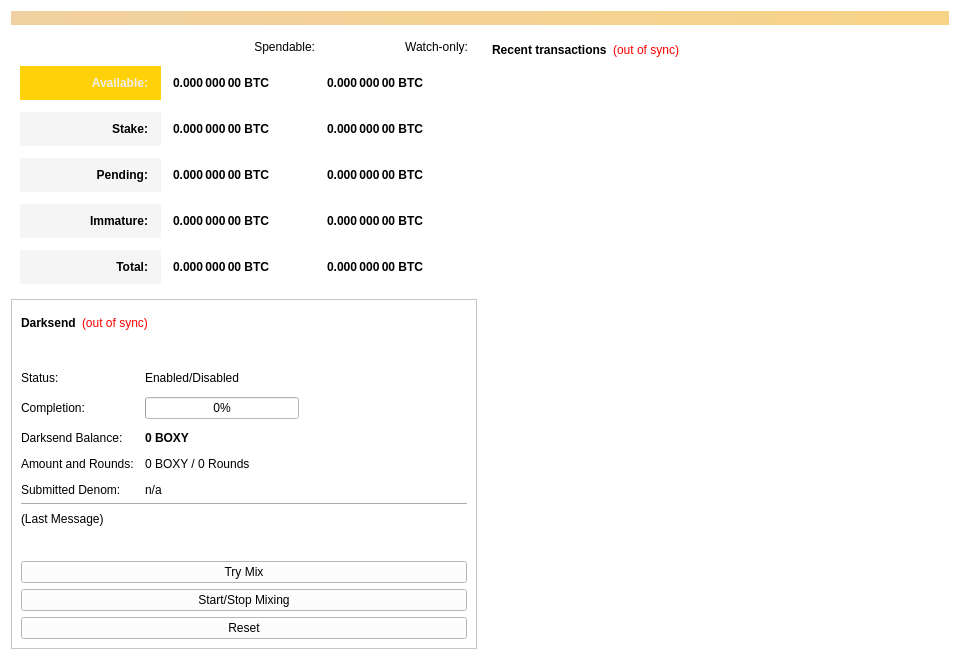
<?xml version="1.0" encoding="UTF-8"?>
<ui version="4.0">
 <class>OverviewPage</class>
 <widget class="QWidget" name="OverviewPage">
  <property name="geometry">
   <rect>
    <x>0</x>
    <y>0</y>
    <width>960</width>
    <height>594</height>
   </rect>
  </property>
  <property name="minimumSize">
   <size>
    <width>960</width>
    <height>0</height>
   </size>
  </property>
  <property name="windowTitle">
   <string>Form</string>
  </property>
  <property name="styleSheet">
   <string notr="true">background-color: rgb(255, 255, 255);</string>
  </property>
  <layout class="QVBoxLayout" name="topLayout">
   <item>
    <widget class="QLabel" name="labelAlerts">
     <property name="visible">
      <bool>false</bool>
     </property>
     <property name="styleSheet">
      <string notr="true">background-color: qlineargradient(x1: 0, y1: 0, x2: 1, y2: 0, stop:0 #F0D0A0, stop:1 #F8D488); color:#000000;</string>
     </property>
     <property name="wordWrap">
      <bool>true</bool>
     </property>
     <property name="margin">
      <number>3</number>
     </property>
    </widget>
   </item>
   <item>
    <layout class="QHBoxLayout" name="horizontalLayout" stretch="1,1">
     <item>
      <layout class="QVBoxLayout" name="verticalLayout_2">
       <item>
        <widget class="QFrame" name="frame">
         <property name="styleSheet">
          <string notr="true">border:0</string>
         </property>
         <property name="frameShape">
          <enum>QFrame::StyledPanel</enum>
         </property>
         <property name="frameShadow">
          <enum>QFrame::Raised</enum>
         </property>
         <layout class="QVBoxLayout" name="verticalLayout_4">
          <item>
           <layout class="QGridLayout" name="gridLayout">
            <property name="spacing">
             <number>12</number>
            </property>
            <item row="5" column="0">
             <widget class="QLabel" name="labelTotalText">
              <property name="styleSheet">
               <string notr="true">background-color: rgb(245, 245, 245);
color: rgb(0, 0, 0);
 font-weight: 900;
padding: 10px;</string>
              </property>
              <property name="text">
               <string>Total:</string>
              </property>
              <property name="alignment">
               <set>Qt::AlignRight|Qt::AlignTrailing|Qt::AlignVCenter</set>
              </property>
             </widget>
            </item>
            <item row="1" column="2">
             <widget class="QLabel" name="labelWatchAvailable">
              <property name="font">
               <font>
                <weight>75</weight>
                <bold>true</bold>
               </font>
              </property>
              <property name="cursor">
               <cursorShape>IBeamCursor</cursorShape>
              </property>
              <property name="toolTip">
               <string>Your current balance in watch-only addresses</string>
              </property>
              <property name="text">
               <string notr="true">0.000 000 00 BTC</string>
              </property>
              <property name="alignment">
               <set>Qt::AlignLeading|Qt::AlignLeft|Qt::AlignVCenter</set>
              </property>
              <property name="textInteractionFlags">
               <set>Qt::LinksAccessibleByMouse|Qt::TextSelectableByKeyboard|Qt::TextSelectableByMouse</set>
              </property>
             </widget>
            </item>
            <item row="3" column="0">
             <widget class="QLabel" name="labelPendingText">
              <property name="styleSheet">
               <string notr="true">background-color: rgb(245, 245, 245);
color: rgb(0, 0, 0);
 font-weight: 900;
padding: 10px;</string>
              </property>
              <property name="text">
               <string>Pending:</string>
              </property>
              <property name="alignment">
               <set>Qt::AlignRight|Qt::AlignTrailing|Qt::AlignVCenter</set>
              </property>
             </widget>
            </item>
            <item row="4" column="2">
             <widget class="QLabel" name="labelWatchImmature">
              <property name="font">
               <font>
                <weight>75</weight>
                <bold>true</bold>
               </font>
              </property>
              <property name="cursor">
               <cursorShape>IBeamCursor</cursorShape>
              </property>
              <property name="toolTip">
               <string>Mined balance in watch-only addresses that has not yet matured</string>
              </property>
              <property name="text">
               <string notr="true">0.000 000 00 BTC</string>
              </property>
              <property name="alignment">
               <set>Qt::AlignLeading|Qt::AlignLeft|Qt::AlignVCenter</set>
              </property>
              <property name="textInteractionFlags">
               <set>Qt::LinksAccessibleByMouse|Qt::TextSelectableByKeyboard|Qt::TextSelectableByMouse</set>
              </property>
             </widget>
            </item>
            <item row="3" column="2">
             <widget class="QLabel" name="labelWatchPending">
              <property name="font">
               <font>
                <weight>75</weight>
                <bold>true</bold>
               </font>
              </property>
              <property name="cursor">
               <cursorShape>IBeamCursor</cursorShape>
              </property>
              <property name="toolTip">
               <string>Unconfirmed transactions to watch-only addresses</string>
              </property>
              <property name="text">
               <string notr="true">0.000 000 00 BTC</string>
              </property>
              <property name="alignment">
               <set>Qt::AlignLeading|Qt::AlignLeft|Qt::AlignVCenter</set>
              </property>
              <property name="textInteractionFlags">
               <set>Qt::LinksAccessibleByMouse|Qt::TextSelectableByKeyboard|Qt::TextSelectableByMouse</set>
              </property>
             </widget>
            </item>
            <item row="3" column="1">
             <widget class="QLabel" name="labelUnconfirmed">
              <property name="font">
               <font>
                <weight>75</weight>
                <bold>true</bold>
               </font>
              </property>
              <property name="cursor">
               <cursorShape>IBeamCursor</cursorShape>
              </property>
              <property name="toolTip">
               <string>Total of transactions that have yet to be confirmed, and do not yet count toward the spendable balance</string>
              </property>
              <property name="text">
               <string notr="true">0.000 000 00 BTC</string>
              </property>
              <property name="alignment">
               <set>Qt::AlignLeading|Qt::AlignLeft|Qt::AlignVCenter</set>
              </property>
              <property name="textInteractionFlags">
               <set>Qt::LinksAccessibleByMouse|Qt::TextSelectableByKeyboard|Qt::TextSelectableByMouse</set>
              </property>
             </widget>
            </item>
            <item row="4" column="0">
             <widget class="QLabel" name="labelImmatureText">
              <property name="styleSheet">
               <string notr="true">background-color: rgb(245, 245, 245);
color: rgb(0, 0, 0);
 font-weight: 900;
padding: 10px;</string>
              </property>
              <property name="text">
               <string>Immature:</string>
              </property>
              <property name="alignment">
               <set>Qt::AlignRight|Qt::AlignTrailing|Qt::AlignVCenter</set>
              </property>
             </widget>
            </item>
            <item row="2" column="2">
             <widget class="QLabel" name="labelWatchStake">
              <property name="font">
               <font>
                <weight>75</weight>
                <bold>true</bold>
               </font>
              </property>
              <property name="cursor">
               <cursorShape>IBeamCursor</cursorShape>
              </property>
              <property name="toolTip">
               <string>Total of coins that was staked in watch-only addresses, and do not yet count toward the current watch-only balance</string>
              </property>
              <property name="text">
               <string notr="true">0.000 000 00 BTC</string>
              </property>
              <property name="alignment">
               <set>Qt::AlignLeading|Qt::AlignLeft|Qt::AlignVCenter</set>
              </property>
              <property name="textInteractionFlags">
               <set>Qt::LinksAccessibleByMouse|Qt::TextSelectableByKeyboard|Qt::TextSelectableByMouse</set>
              </property>
             </widget>
            </item>
            <item row="2" column="1">
             <widget class="QLabel" name="labelStake">
              <property name="font">
               <font>
                <weight>75</weight>
                <bold>true</bold>
               </font>
              </property>
              <property name="cursor">
               <cursorShape>IBeamCursor</cursorShape>
              </property>
              <property name="toolTip">
               <string>Total of coins that was staked, and do not yet count toward the current balance</string>
              </property>
              <property name="text">
               <string notr="true">0.000 000 00 BTC</string>
              </property>
              <property name="alignment">
               <set>Qt::AlignLeading|Qt::AlignLeft|Qt::AlignVCenter</set>
              </property>
              <property name="textInteractionFlags">
               <set>Qt::LinksAccessibleByMouse|Qt::TextSelectableByKeyboard|Qt::TextSelectableByMouse</set>
              </property>
             </widget>
            </item>
            <item row="5" column="1">
             <widget class="QLabel" name="labelTotal">
              <property name="font">
               <font>
                <weight>75</weight>
                <bold>true</bold>
               </font>
              </property>
              <property name="cursor">
               <cursorShape>IBeamCursor</cursorShape>
              </property>
              <property name="toolTip">
               <string>Your current total balance</string>
              </property>
              <property name="text">
               <string notr="true">0.000 000 00 BTC</string>
              </property>
              <property name="alignment">
               <set>Qt::AlignLeading|Qt::AlignLeft|Qt::AlignVCenter</set>
              </property>
              <property name="textInteractionFlags">
               <set>Qt::LinksAccessibleByMouse|Qt::TextSelectableByKeyboard|Qt::TextSelectableByMouse</set>
              </property>
             </widget>
            </item>
            <item row="4" column="1">
             <widget class="QLabel" name="labelImmature">
              <property name="font">
               <font>
                <weight>75</weight>
                <bold>true</bold>
               </font>
              </property>
              <property name="cursor">
               <cursorShape>IBeamCursor</cursorShape>
              </property>
              <property name="toolTip">
               <string>Mined balance that has not yet matured</string>
              </property>
              <property name="text">
               <string notr="true">0.000 000 00 BTC</string>
              </property>
              <property name="alignment">
               <set>Qt::AlignLeading|Qt::AlignLeft|Qt::AlignVCenter</set>
              </property>
              <property name="textInteractionFlags">
               <set>Qt::LinksAccessibleByMouse|Qt::TextSelectableByKeyboard|Qt::TextSelectableByMouse</set>
              </property>
             </widget>
            </item>
            <item row="0" column="1">
             <widget class="QLabel" name="labelSpendable">
              <property name="text">
               <string>Spendable:</string>
              </property>
              <property name="alignment">
               <set>Qt::AlignRight|Qt::AlignTrailing|Qt::AlignVCenter</set>
              </property>
             </widget>
            </item>
            <item row="1" column="1">
             <widget class="QLabel" name="labelBalance">
              <property name="font">
               <font>
                <weight>75</weight>
                <bold>true</bold>
               </font>
              </property>
              <property name="cursor">
               <cursorShape>IBeamCursor</cursorShape>
              </property>
              <property name="toolTip">
               <string>Your current spendable balance</string>
              </property>
              <property name="text">
               <string notr="true">0.000 000 00 BTC</string>
              </property>
              <property name="alignment">
               <set>Qt::AlignLeading|Qt::AlignLeft|Qt::AlignVCenter</set>
              </property>
              <property name="textInteractionFlags">
               <set>Qt::LinksAccessibleByMouse|Qt::TextSelectableByKeyboard|Qt::TextSelectableByMouse</set>
              </property>
             </widget>
            </item>
            <item row="2" column="0">
             <widget class="QLabel" name="label_10">
              <property name="styleSheet">
               <string notr="true">background-color: rgb(245, 245, 245);
color: rgb(0, 0, 0);
 font-weight: 900;
padding: 10px;</string>
              </property>
              <property name="text">
               <string>Stake:</string>
              </property>
              <property name="alignment">
               <set>Qt::AlignRight|Qt::AlignTrailing|Qt::AlignVCenter</set>
              </property>
             </widget>
            </item>
            <item row="5" column="2">
             <widget class="QLabel" name="labelWatchTotal">
              <property name="font">
               <font>
                <weight>75</weight>
                <bold>true</bold>
               </font>
              </property>
              <property name="cursor">
               <cursorShape>IBeamCursor</cursorShape>
              </property>
              <property name="toolTip">
               <string>Current total balance in watch-only addresses</string>
              </property>
              <property name="text">
               <string notr="true">0.000 000 00 BTC</string>
              </property>
              <property name="alignment">
               <set>Qt::AlignLeading|Qt::AlignLeft|Qt::AlignVCenter</set>
              </property>
              <property name="textInteractionFlags">
               <set>Qt::LinksAccessibleByMouse|Qt::TextSelectableByKeyboard|Qt::TextSelectableByMouse</set>
              </property>
             </widget>
            </item>
            <item row="0" column="2">
             <widget class="QLabel" name="labelWatchonly">
              <property name="text">
               <string>Watch-only:</string>
              </property>
              <property name="alignment">
               <set>Qt::AlignRight|Qt::AlignTrailing|Qt::AlignVCenter</set>
              </property>
             </widget>
            </item>
            <item row="1" column="0">
             <widget class="QLabel" name="labelBalanceText">
              <property name="layoutDirection">
               <enum>Qt::LeftToRight</enum>
              </property>
              <property name="autoFillBackground">
               <bool>false</bool>
              </property>
              <property name="styleSheet">
               <string notr="true">background-color: rgb(254, 209, 8);
color: rgb(238, 238, 236);
 font-weight: 900;
padding: 10px;
</string>
              </property>
              <property name="text">
               <string>Available:</string>
              </property>
              <property name="alignment">
               <set>Qt::AlignRight|Qt::AlignTrailing|Qt::AlignVCenter</set>
              </property>
              <property name="margin">
               <number>0</number>
              </property>
              <property name="indent">
               <number>-1</number>
              </property>
             </widget>
            </item>
           </layout>
          </item>
         </layout>
        </widget>
       </item>
       <item>
        <widget class="QFrame" name="frameDarksend">
         <property name="sizePolicy">
          <sizepolicy hsizetype="Expanding" vsizetype="Expanding">
           <horstretch>0</horstretch>
           <verstretch>0</verstretch>
          </sizepolicy>
         </property>
         <property name="minimumSize">
          <size>
           <width>0</width>
           <height>350</height>
          </size>
         </property>
         <property name="visible">
          <bool>false</bool>
         </property>
         <property name="layoutDirection">
          <enum>Qt::LeftToRight</enum>
         </property>
         <property name="frameShape">
          <enum>QFrame::StyledPanel</enum>
         </property>
         <property name="frameShadow">
          <enum>QFrame::Raised</enum>
         </property>
         <layout class="QVBoxLayout" name="verticalLayout_5">
          <item>
           <layout class="QHBoxLayout" name="horizontalLayout_5">
            <item>
             <widget class="QLabel" name="label_2">
              <property name="font">
               <font>
                <weight>75</weight>
                <bold>true</bold>
               </font>
              </property>
              <property name="text">
               <string>Darksend</string>
              </property>
             </widget>
            </item>
            <item>
             <widget class="QLabel" name="labelDarksendSyncStatus">
              <property name="toolTip">
               <string>The displayed information may be out of date. Your wallet automatically synchronizes with the EthCash network after a connection is established, but this process has not completed yet.</string>
              </property>
              <property name="styleSheet">
               <string notr="true">QLabel { color: red; }</string>
              </property>
              <property name="text">
               <string notr="true">(out of sync)</string>
              </property>
              <property name="alignment">
               <set>Qt::AlignLeading|Qt::AlignLeft|Qt::AlignVCenter</set>
              </property>
             </widget>
            </item>
            <item>
             <spacer name="horizontalSpacer_4">
              <property name="orientation">
               <enum>Qt::Horizontal</enum>
              </property>
              <property name="sizeHint" stdset="0">
               <size>
                <width>40</width>
                <height>20</height>
               </size>
              </property>
             </spacer>
            </item>
           </layout>
          </item>
          <item>
           <widget class="QPushButton" name="runAutoDenom">
            <property name="palette">
             <palette>
              <active>
               <colorrole role="WindowText">
                <brush brushstyle="SolidPattern">
                 <color alpha="255">
                  <red>0</red>
                  <green>0</green>
                  <blue>0</blue>
                 </color>
                </brush>
               </colorrole>
               <colorrole role="Button">
                <brush brushstyle="SolidPattern">
                 <color alpha="255">
                  <red>255</red>
                  <green>255</green>
                  <blue>255</blue>
                 </color>
                </brush>
               </colorrole>
               <colorrole role="Light">
                <brush brushstyle="SolidPattern">
                 <color alpha="255">
                  <red>255</red>
                  <green>255</green>
                  <blue>255</blue>
                 </color>
                </brush>
               </colorrole>
               <colorrole role="Midlight">
                <brush brushstyle="SolidPattern">
                 <color alpha="255">
                  <red>247</red>
                  <green>246</green>
                  <blue>246</blue>
                 </color>
                </brush>
               </colorrole>
               <colorrole role="Dark">
                <brush brushstyle="SolidPattern">
                 <color alpha="255">
                  <red>119</red>
                  <green>119</green>
                  <blue>119</blue>
                 </color>
                </brush>
               </colorrole>
               <colorrole role="Mid">
                <brush brushstyle="SolidPattern">
                 <color alpha="255">
                  <red>159</red>
                  <green>159</green>
                  <blue>159</blue>
                 </color>
                </brush>
               </colorrole>
               <colorrole role="Text">
                <brush brushstyle="SolidPattern">
                 <color alpha="255">
                  <red>0</red>
                  <green>0</green>
                  <blue>0</blue>
                 </color>
                </brush>
               </colorrole>
               <colorrole role="BrightText">
                <brush brushstyle="SolidPattern">
                 <color alpha="255">
                  <red>255</red>
                  <green>255</green>
                  <blue>255</blue>
                 </color>
                </brush>
               </colorrole>
               <colorrole role="ButtonText">
                <brush brushstyle="SolidPattern">
                 <color alpha="255">
                  <red>0</red>
                  <green>0</green>
                  <blue>0</blue>
                 </color>
                </brush>
               </colorrole>
               <colorrole role="Base">
                <brush brushstyle="SolidPattern">
                 <color alpha="255">
                  <red>255</red>
                  <green>255</green>
                  <blue>255</blue>
                 </color>
                </brush>
               </colorrole>
               <colorrole role="Window">
                <brush brushstyle="SolidPattern">
                 <color alpha="255">
                  <red>255</red>
                  <green>255</green>
                  <blue>255</blue>
                 </color>
                </brush>
               </colorrole>
               <colorrole role="Shadow">
                <brush brushstyle="SolidPattern">
                 <color alpha="255">
                  <red>0</red>
                  <green>0</green>
                  <blue>0</blue>
                 </color>
                </brush>
               </colorrole>
               <colorrole role="AlternateBase">
                <brush brushstyle="SolidPattern">
                 <color alpha="255">
                  <red>247</red>
                  <green>246</green>
                  <blue>246</blue>
                 </color>
                </brush>
               </colorrole>
               <colorrole role="ToolTipBase">
                <brush brushstyle="SolidPattern">
                 <color alpha="255">
                  <red>255</red>
                  <green>255</green>
                  <blue>220</blue>
                 </color>
                </brush>
               </colorrole>
               <colorrole role="ToolTipText">
                <brush brushstyle="SolidPattern">
                 <color alpha="255">
                  <red>0</red>
                  <green>0</green>
                  <blue>0</blue>
                 </color>
                </brush>
               </colorrole>
              </active>
              <inactive>
               <colorrole role="WindowText">
                <brush brushstyle="SolidPattern">
                 <color alpha="255">
                  <red>0</red>
                  <green>0</green>
                  <blue>0</blue>
                 </color>
                </brush>
               </colorrole>
               <colorrole role="Button">
                <brush brushstyle="SolidPattern">
                 <color alpha="255">
                  <red>255</red>
                  <green>255</green>
                  <blue>255</blue>
                 </color>
                </brush>
               </colorrole>
               <colorrole role="Light">
                <brush brushstyle="SolidPattern">
                 <color alpha="255">
                  <red>255</red>
                  <green>255</green>
                  <blue>255</blue>
                 </color>
                </brush>
               </colorrole>
               <colorrole role="Midlight">
                <brush brushstyle="SolidPattern">
                 <color alpha="255">
                  <red>247</red>
                  <green>246</green>
                  <blue>246</blue>
                 </color>
                </brush>
               </colorrole>
               <colorrole role="Dark">
                <brush brushstyle="SolidPattern">
                 <color alpha="255">
                  <red>119</red>
                  <green>119</green>
                  <blue>119</blue>
                 </color>
                </brush>
               </colorrole>
               <colorrole role="Mid">
                <brush brushstyle="SolidPattern">
                 <color alpha="255">
                  <red>159</red>
                  <green>159</green>
                  <blue>159</blue>
                 </color>
                </brush>
               </colorrole>
               <colorrole role="Text">
                <brush brushstyle="SolidPattern">
                 <color alpha="255">
                  <red>0</red>
                  <green>0</green>
                  <blue>0</blue>
                 </color>
                </brush>
               </colorrole>
               <colorrole role="BrightText">
                <brush brushstyle="SolidPattern">
                 <color alpha="255">
                  <red>255</red>
                  <green>255</green>
                  <blue>255</blue>
                 </color>
                </brush>
               </colorrole>
               <colorrole role="ButtonText">
                <brush brushstyle="SolidPattern">
                 <color alpha="255">
                  <red>0</red>
                  <green>0</green>
                  <blue>0</blue>
                 </color>
                </brush>
               </colorrole>
               <colorrole role="Base">
                <brush brushstyle="SolidPattern">
                 <color alpha="255">
                  <red>255</red>
                  <green>255</green>
                  <blue>255</blue>
                 </color>
                </brush>
               </colorrole>
               <colorrole role="Window">
                <brush brushstyle="SolidPattern">
                 <color alpha="255">
                  <red>255</red>
                  <green>255</green>
                  <blue>255</blue>
                 </color>
                </brush>
               </colorrole>
               <colorrole role="Shadow">
                <brush brushstyle="SolidPattern">
                 <color alpha="255">
                  <red>0</red>
                  <green>0</green>
                  <blue>0</blue>
                 </color>
                </brush>
               </colorrole>
               <colorrole role="AlternateBase">
                <brush brushstyle="SolidPattern">
                 <color alpha="255">
                  <red>247</red>
                  <green>246</green>
                  <blue>246</blue>
                 </color>
                </brush>
               </colorrole>
               <colorrole role="ToolTipBase">
                <brush brushstyle="SolidPattern">
                 <color alpha="255">
                  <red>255</red>
                  <green>255</green>
                  <blue>220</blue>
                 </color>
                </brush>
               </colorrole>
               <colorrole role="ToolTipText">
                <brush brushstyle="SolidPattern">
                 <color alpha="255">
                  <red>0</red>
                  <green>0</green>
                  <blue>0</blue>
                 </color>
                </brush>
               </colorrole>
              </inactive>
              <disabled>
               <colorrole role="WindowText">
                <brush brushstyle="SolidPattern">
                 <color alpha="255">
                  <red>119</red>
                  <green>119</green>
                  <blue>119</blue>
                 </color>
                </brush>
               </colorrole>
               <colorrole role="Button">
                <brush brushstyle="SolidPattern">
                 <color alpha="255">
                  <red>255</red>
                  <green>255</green>
                  <blue>255</blue>
                 </color>
                </brush>
               </colorrole>
               <colorrole role="Light">
                <brush brushstyle="SolidPattern">
                 <color alpha="255">
                  <red>255</red>
                  <green>255</green>
                  <blue>255</blue>
                 </color>
                </brush>
               </colorrole>
               <colorrole role="Midlight">
                <brush brushstyle="SolidPattern">
                 <color alpha="255">
                  <red>247</red>
                  <green>246</green>
                  <blue>246</blue>
                 </color>
                </brush>
               </colorrole>
               <colorrole role="Dark">
                <brush brushstyle="SolidPattern">
                 <color alpha="255">
                  <red>119</red>
                  <green>119</green>
                  <blue>119</blue>
                 </color>
                </brush>
               </colorrole>
               <colorrole role="Mid">
                <brush brushstyle="SolidPattern">
                 <color alpha="255">
                  <red>159</red>
                  <green>159</green>
                  <blue>159</blue>
                 </color>
                </brush>
               </colorrole>
               <colorrole role="Text">
                <brush brushstyle="SolidPattern">
                 <color alpha="255">
                  <red>119</red>
                  <green>119</green>
                  <blue>119</blue>
                 </color>
                </brush>
               </colorrole>
               <colorrole role="BrightText">
                <brush brushstyle="SolidPattern">
                 <color alpha="255">
                  <red>255</red>
                  <green>255</green>
                  <blue>255</blue>
                 </color>
                </brush>
               </colorrole>
               <colorrole role="ButtonText">
                <brush brushstyle="SolidPattern">
                 <color alpha="255">
                  <red>119</red>
                  <green>119</green>
                  <blue>119</blue>
                 </color>
                </brush>
               </colorrole>
               <colorrole role="Base">
                <brush brushstyle="SolidPattern">
                 <color alpha="255">
                  <red>255</red>
                  <green>255</green>
                  <blue>255</blue>
                 </color>
                </brush>
               </colorrole>
               <colorrole role="Window">
                <brush brushstyle="SolidPattern">
                 <color alpha="255">
                  <red>255</red>
                  <green>255</green>
                  <blue>255</blue>
                 </color>
                </brush>
               </colorrole>
               <colorrole role="Shadow">
                <brush brushstyle="SolidPattern">
                 <color alpha="255">
                  <red>0</red>
                  <green>0</green>
                  <blue>0</blue>
                 </color>
                </brush>
               </colorrole>
               <colorrole role="AlternateBase">
                <brush brushstyle="SolidPattern">
                 <color alpha="255">
                  <red>239</red>
                  <green>238</green>
                  <blue>238</blue>
                 </color>
                </brush>
               </colorrole>
               <colorrole role="ToolTipBase">
                <brush brushstyle="SolidPattern">
                 <color alpha="255">
                  <red>255</red>
                  <green>255</green>
                  <blue>220</blue>
                 </color>
                </brush>
               </colorrole>
               <colorrole role="ToolTipText">
                <brush brushstyle="SolidPattern">
                 <color alpha="255">
                  <red>0</red>
                  <green>0</green>
                  <blue>0</blue>
                 </color>
                </brush>
               </colorrole>
              </disabled>
             </palette>
            </property>
            <property name="focusPolicy">
             <enum>Qt::NoFocus</enum>
            </property>
            <property name="autoFillBackground">
             <bool>false</bool>
            </property>
            <property name="text">
             <string/>
            </property>
            <property name="flat">
             <bool>true</bool>
            </property>
           </widget>
          </item>
          <item>
           <layout class="QFormLayout" name="formLayout">
            <property name="fieldGrowthPolicy">
             <enum>QFormLayout::AllNonFixedFieldsGrow</enum>
            </property>
            <property name="horizontalSpacing">
             <number>11</number>
            </property>
            <property name="verticalSpacing">
             <number>12</number>
            </property>
            <item row="0" column="0">
             <widget class="QLabel" name="label_6">
              <property name="text">
               <string>Status:</string>
              </property>
             </widget>
            </item>
            <item row="1" column="0">
             <widget class="QLabel" name="label_7">
              <property name="text">
               <string>Completion:</string>
              </property>
             </widget>
            </item>
            <item row="1" column="1">
             <widget class="QProgressBar" name="darksendProgress">
              <property name="maximumSize">
               <size>
                <width>154</width>
                <height>16777215</height>
               </size>
              </property>
              <property name="value">
               <number>0</number>
              </property>
             </widget>
            </item>
            <item row="3" column="0">
             <widget class="QLabel" name="labelAnonymizedText">
              <property name="text">
               <string>Darksend Balance:</string>
              </property>
             </widget>
            </item>
            <item row="3" column="1">
             <widget class="QLabel" name="labelAnonymized">
              <property name="font">
               <font>
                <weight>75</weight>
                <bold>true</bold>
               </font>
              </property>
              <property name="text">
               <string notr="true">0 BOXY</string>
              </property>
             </widget>
            </item>
            <item row="4" column="0">
             <widget class="QLabel" name="label_8">
              <property name="text">
               <string>Amount and Rounds:</string>
              </property>
             </widget>
            </item>
            <item row="4" column="1">
             <widget class="QLabel" name="labelAmountRounds">
              <property name="text">
               <string>0 BOXY / 0 Rounds</string>
              </property>
             </widget>
            </item>
            <item row="5" column="0">
             <widget class="QLabel" name="label_9">
              <property name="text">
               <string>Submitted Denom:</string>
              </property>
             </widget>
            </item>
            <item row="5" column="1">
             <widget class="QLabel" name="labelSubmittedDenom">
              <property name="toolTip">
               <string>The denominations you submitted to the Masternode.&lt;br&gt;To mix, other users must submit the exact same denominations.</string>
              </property>
              <property name="text">
               <string>n/a</string>
              </property>
             </widget>
            </item>
            <item row="0" column="1">
             <widget class="QLabel" name="darksendEnabled">
              <property name="text">
               <string>Enabled/Disabled</string>
              </property>
             </widget>
            </item>
           </layout>
          </item>
          <item>
           <widget class="Line" name="lineLastMessage">
            <property name="orientation">
             <enum>Qt::Horizontal</enum>
            </property>
           </widget>
          </item>
          <item>
           <widget class="QLabel" name="darksendStatus">
            <property name="minimumSize">
             <size>
              <width>288</width>
              <height>43</height>
             </size>
            </property>
            <property name="text">
             <string>(Last Message)</string>
            </property>
            <property name="alignment">
             <set>Qt::AlignLeading|Qt::AlignLeft|Qt::AlignTop</set>
            </property>
            <property name="wordWrap">
             <bool>true</bool>
            </property>
           </widget>
          </item>
          <item>
           <widget class="QPushButton" name="darksendAuto">
            <property name="sizePolicy">
             <sizepolicy hsizetype="MinimumExpanding" vsizetype="Fixed">
              <horstretch>0</horstretch>
              <verstretch>0</verstretch>
             </sizepolicy>
            </property>
            <property name="toolTip">
             <string>Try to manually submit a Darksend request.</string>
            </property>
            <property name="text">
             <string>Try Mix</string>
            </property>
           </widget>
          </item>
          <item>
           <widget class="QPushButton" name="toggleDarksend">
            <property name="sizePolicy">
             <sizepolicy hsizetype="MinimumExpanding" vsizetype="Fixed">
              <horstretch>0</horstretch>
              <verstretch>0</verstretch>
             </sizepolicy>
            </property>
            <property name="text">
             <string>Start/Stop Mixing</string>
            </property>
           </widget>
          </item>
          <item>
           <widget class="QPushButton" name="darksendReset">
            <property name="sizePolicy">
             <sizepolicy hsizetype="MinimumExpanding" vsizetype="Fixed">
              <horstretch>0</horstretch>
              <verstretch>0</verstretch>
             </sizepolicy>
            </property>
            <property name="toolTip">
             <string>Reset the current status of Darksend (can interrupt Darksend if it's in the process of Mixing, which can cost you money!)</string>
            </property>
            <property name="autoFillBackground">
             <bool>false</bool>
            </property>
            <property name="text">
             <string>Reset</string>
            </property>
           </widget>
          </item>
         </layout>
        </widget>
       </item>
       <item>
        <spacer name="verticalSpacer">
         <property name="orientation">
          <enum>Qt::Vertical</enum>
         </property>
         <property name="sizeHint" stdset="0">
          <size>
           <width>20</width>
           <height>40</height>
          </size>
         </property>
        </spacer>
       </item>
      </layout>
     </item>
     <item>
      <layout class="QVBoxLayout" name="verticalLayout_3">
       <item>
        <widget class="QFrame" name="frame_2">
         <property name="styleSheet">
          <string notr="true">border:0</string>
         </property>
         <property name="frameShape">
          <enum>QFrame::StyledPanel</enum>
         </property>
         <property name="frameShadow">
          <enum>QFrame::Raised</enum>
         </property>
         <layout class="QVBoxLayout" name="verticalLayout">
          <item>
           <layout class="QHBoxLayout" name="horizontalLayout_2">
            <item>
             <widget class="QLabel" name="label_4">
              <property name="font">
               <font>
                <weight>99</weight>
                <bold>true</bold>
               </font>
              </property>
              <property name="styleSheet">
               <string notr="true">color: rgb(0, 0, 0);
 font-weight: 900;</string>
              </property>
              <property name="text">
               <string>Recent transactions</string>
              </property>
             </widget>
            </item>
            <item>
             <widget class="QLabel" name="labelTransactionsStatus">
              <property name="cursor">
               <cursorShape>WhatsThisCursor</cursorShape>
              </property>
              <property name="toolTip">
               <string>The displayed information may be out of date. Your wallet automatically synchronizes with the EthCash network after a connection is established, but this process has not completed yet.</string>
              </property>
              <property name="styleSheet">
               <string notr="true">QLabel { color: red; }</string>
              </property>
              <property name="text">
               <string notr="true">(out of sync)</string>
              </property>
              <property name="alignment">
               <set>Qt::AlignRight|Qt::AlignTrailing|Qt::AlignVCenter</set>
              </property>
             </widget>
            </item>
            <item>
             <spacer name="horizontalSpacer">
              <property name="orientation">
               <enum>Qt::Horizontal</enum>
              </property>
              <property name="sizeHint" stdset="0">
               <size>
                <width>40</width>
                <height>20</height>
               </size>
              </property>
             </spacer>
            </item>
           </layout>
          </item>
          <item>
           <widget class="QListView" name="listTransactions">
            <property name="styleSheet">
             <string notr="true">QListView { background: transparent; }</string>
            </property>
            <property name="frameShape">
             <enum>QFrame::NoFrame</enum>
            </property>
            <property name="verticalScrollBarPolicy">
             <enum>Qt::ScrollBarAlwaysOff</enum>
            </property>
            <property name="horizontalScrollBarPolicy">
             <enum>Qt::ScrollBarAlwaysOff</enum>
            </property>
            <property name="selectionMode">
             <enum>QAbstractItemView::NoSelection</enum>
            </property>
           </widget>
          </item>
         </layout>
        </widget>
       </item>
      </layout>
     </item>
    </layout>
   </item>
  </layout>
 </widget>
 <resources/>
 <connections/>
</ui>
